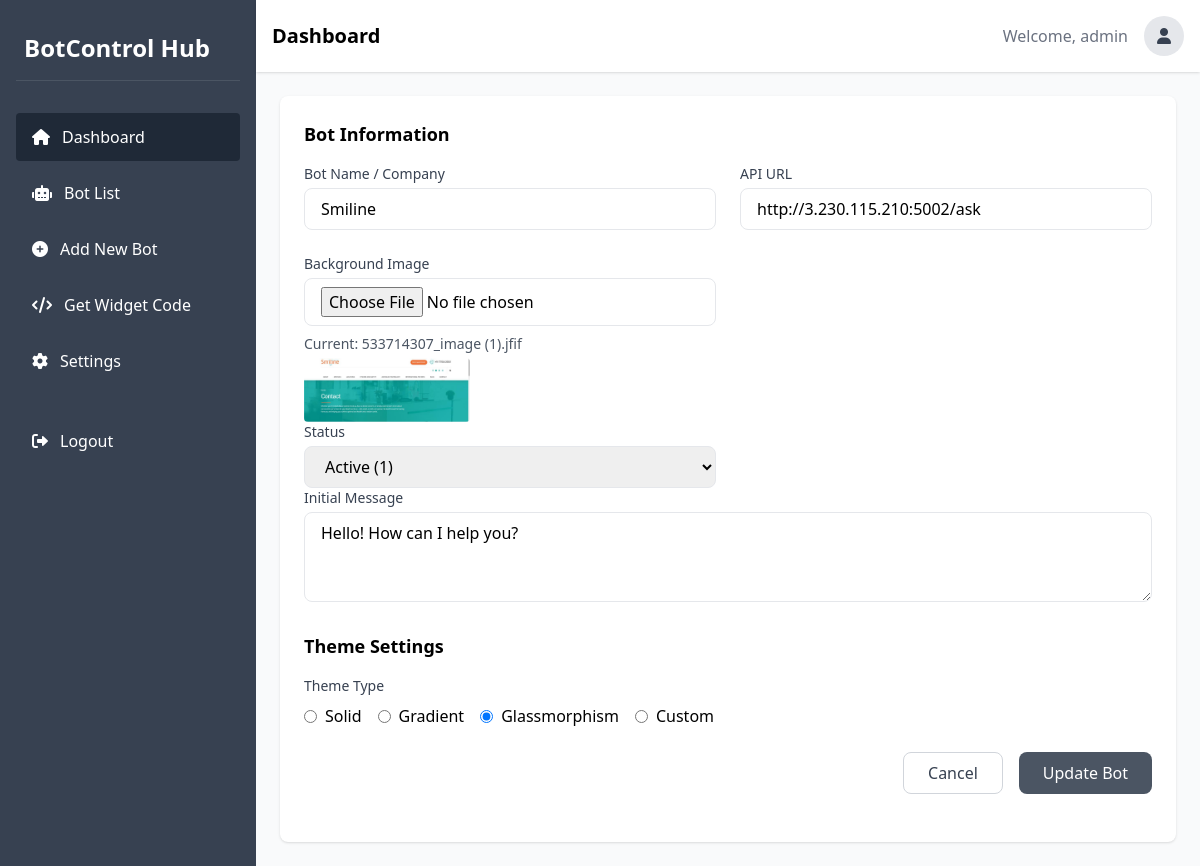
The page /chatwidget/admin/edit_bot.php?id=7 (signed in) on the database its author committed.
### tables this page shows
CREATE TABLE `settings` (
  `id` int(11) NOT NULL,
  `company_name` varchar(255) DEFAULT NULL,
  `background_img` varchar(1000) NOT NULL,
  `api_url` varchar(255) DEFAULT NULL,
  `initial_message` text DEFAULT NULL,
  `theme_type` enum('solid','gradient','glassmorphism','custom') DEFAULT 'solid',
  `status` int(11) NOT NULL,
  `created_at` timestamp NOT NULL DEFAULT current_timestamp() ON UPDATE current_timestamp(),
  `updated_at` timestamp NOT NULL DEFAULT current_timestamp()
);

### chatwidget/admin/edit_bot.php (the view, shortened to what this page needs)
<?php
require('top.php');
$company_name = '';
$api_url = '';
$initial_message = '';
$theme_type = '';
$status = '';
$background_img = '';
if(isset($_GET['id']) && $_GET['id'] > 0){
    $id = mysqli_real_escape_string($con, $_GET['id']);
    $res = mysqli_query($con, "SELECT * FROM settings WHERE id='$id'");
    if(mysqli_num_rows($res) > 0){
        $row = mysqli_fetch_assoc($res);
        $company_name = $row['company_name'];
        $api_url = $row['api_url'];
        $initial_message = $row['initial_message'];
        $theme_type = $row['theme_type'];
        $status = $row['status'];
        $background_img = $row['background_img'];
    } else {
        header('location: botlist.php');
        die();
    }
}
?>
<div class="p-6">
    <div class="bg-white rounded-lg shadow p-6">
        <form method="post" enctype="multipart/form-data">
            <div class="mb-6">
                <h2 class="text-lg font-semibold mb-4">Bot Information</h2>
                <div class="grid grid-cols-1 md:grid-cols-2 gap-6">
                    <div>
                        <label for="company_name" class="block text-sm font-medium text-gray-700 mb-1">Bot Name / Company</label>
                        <input type="text" id="company_name" name="company_name" value="<?php echo $company_name; ?>" required class="w-full px-4 py-2 border rounded-lg focus:outline-none focus:ring-2 focus:ring-gray-500">
                    </div>
                    <div>
                        <label for="api_url" class="block text-sm font-medium text-gray-700 mb-1">API URL</label>
                        <input type="url" id="api_url" name="api_url" value="<?php echo $api_url; ?>" required class="w-full px-4 py-2 border rounded-lg focus:outline-none focus:ring-2 focus:ring-gray-500">
                    </div>
                    <div>
                        <label for="background_img" class="block text-sm font-medium text-gray-700 mb-1">Background Image</label>
                        <input type="file" id="background_img" name="background_img" class="w-full px-4 py-2 border rounded-lg focus:outline-none focus:ring-2 focus:ring-gray-500">
                        <?php if($background_img != ''){ ?>
                            <div class="mt-2">
                                <p class="text-sm text-gray-600">Current: <?php echo $background_img; ?></p>
                                <img src="<?php echo SITE_PATH .'media/bot/'. $background_img; ?>" class="h-16 mt-1 rounded">                        <?php } ?>
                    </div>
                    <div>
                        <label for="status" class="block text-sm font-medium text-gray-700 mb-1">Status</label>
                        <select id="status" name="status" required class="w-full px-4 py-2 border rounded-lg focus:outline-none focus:ring-2 focus:ring-gray-500">
                            <option value="1" <?php if($status == '1'){ echo "selected"; } ?>>Active (1)</option>
                        </select>
                    </div>
                </div>
            </div>
            <div class="mb-6">
                <label for="initial_message" class="block text-sm font-medium text-gray-700 mb-1">Initial Message</label>
                <textarea id="initial_message" name="initial_message" rows="3" class="w-full px-4 py-2 border rounded-lg focus:outline-none focus:ring-2 focus:ring-gray-500"><?php echo $initial_message; ?></textarea>
            </div>
            <div class="mb-6">
                <h2 class="text-lg font-semibold mb-4">Theme Settings</h2>
                <div class="mb-4">
                    <label class="block text-sm font-medium text-gray-700 mb-2">Theme Type</label>
                    <div class="flex space-x-4">
                        <label class="flex items-center">
                            <input type="radio" name="theme_type" value="solid" <?php if($theme_type == 'solid'){ echo "checked"; } ?> class="mr-2">
                            <span>Solid</span>
                        </label>
                        <label class="flex items-center">
                            <input type="radio" name="theme_type" value="gradient" <?php if($theme_type == 'gradient'){ echo "checked"; } ?> class="mr-2">
                            <span>Gradient</span>
                        </label>
                        <label class="flex items-center">
                            <input type="radio" name="theme_type" value="glassmorphism" <?php if($theme_type == 'glassmorphism'){ echo "checked"; } ?> class="mr-2">
                            <span>Glassmorphism</span>
                        </label>
                        <label class="flex items-center">
                            <input type="radio" name="theme_type" value="custom" <?php if($theme_type == 'custom'){ echo "checked"; } ?> class="mr-2" id="custom_theme_radio">
                            <span>Custom</span>
                        </label>
                    </div>
                </div>
            </div>
            <div class="flex justify-end space-x-4">
                <a href="botlist.php" class="px-6 py-2 border border-gray-300 rounded-lg text-gray-700 hover:bg-gray-50">Cancel</a>
                <button type="submit" name="submit" class="px-6 py-2 bg-gray-600 text-white rounded-lg hover:bg-gray-700">Update Bot</button>
            </div>
        </form>
    </div>
</div>

### rows shown on the page
settings: company_name "Smiline", api_url "http://3.230.115.210:5002/ask", background_img "533714307_image (1).jfif", background_img (picture), status "Active (1)", initial_message "Hello! How can I help you?", theme_type "☐ Solid", theme_type "☐ Gradient", theme_type "☑ Glassmorphism", theme_type "☐ Custom"

### other values the page prints
$_SESSION['username'] "admin"
